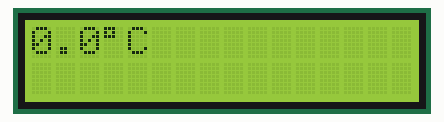
Recording of a program running on a simulated Raspberry Pi (BCM pin numbers). Parts: 16×2 character LCD. What the program prints to the terminal is not drawn.

Above: at 0.5 s.

The program:

i2c_display_temp.py
```python
import smbus
from time import sleep
bus = smbus.SMBus(1)
addr = 0x3e

# initialization
data = [0x38, 0x39, 0x14, 0x70, 0x56, 0x6c, 0x38, 0x0c, 0x01]
wait = [1, 1, 1, 1, 1, 400, 1, 1, 2]  # ms
for d, w in zip(data, wait):
  print 'write', hex(d), 'wait', w, 'ms'
  bus.write_byte_data(addr, 0b00000000, d)
  sleep(w / 1000.0)

def cls():
  bus.write_byte_data(addr, 0b00000000, 0b00000001)

char_table = {}
for i, c in enumerate('0123456789'):
  char_table[c] = 0b00110000 + i

char_table['.'] = 0b00101110

def write(s):
  for c in s:
    bus.write_byte_data(addr, 0b01000000, char_table[c])

def write_deg_mark():
  bus.write_byte_data(addr, 0b01000000, 0b11011111)
  bus.write_byte_data(addr, 0b01000000, 0b01000011)

def get_temp():
  addr = 0x48
  v0, v1 = bus.read_i2c_block_data(addr, 1, 2)
  temp = ((v0 << 8) + v1 >> 3) / 16.0
  return "%2.1f" % temp

if __name__ == '__main__':
  # test pattern
  while True:
    cls()
    write(get_temp())
    write_deg_mark()
    sleep(0.5)
```
